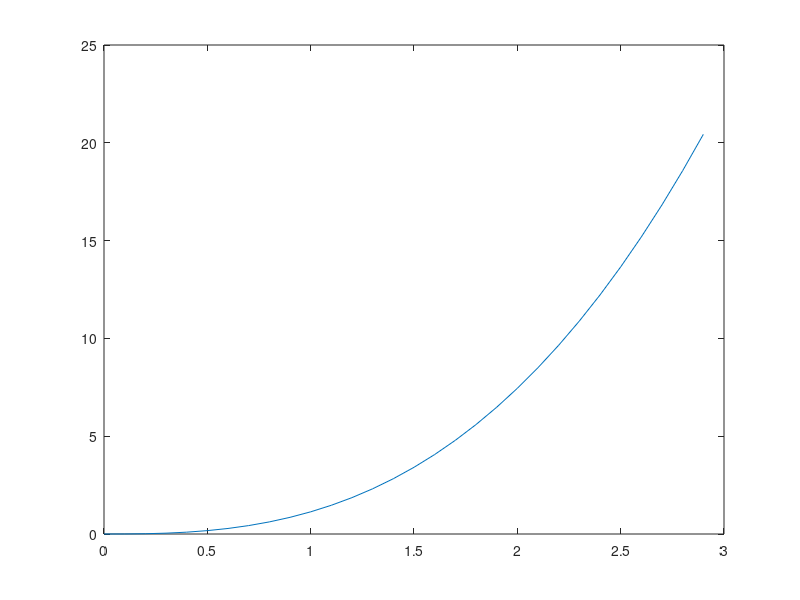

Write MATLAB code to recreate this figure.
addpath(pwd)
function  resultado = potencial(sumalnX,sumalnY, sumalnXCuadrados, productolnXY, N) %Calcula a y b para la aproximacion potencial    
    a = det([productolnXY, sumalnX; sumalnY, N]) / det([sumalnXCuadrados, sumalnX; sumalnX, N]);
    B = det([sumalnXCuadrados, productolnXY; sumalnX, sumalnY]) / det([sumalnXCuadrados, sumalnX; sumalnX, N]);
    b = e^B;
    resultado = [a,b];
endfunction


function graficarPotencial(x1, x2, a, b)
  x = x1:0.1:x2;
  y = b * (x.^a);
  plot(x,y);  
endfunction


res = potencial(9.6, 26.7, 21.1, 58.51, 5);
printf("Y = %dx^(%dX)\n", res(2), res(1));
graficarPotencial(0, 2.9, res(1), res(2));